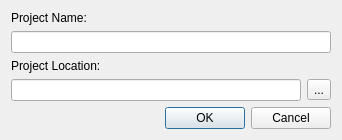
<?xml version="1.0" encoding="UTF-8"?>
<ui version="4.0">
 <class>ProjectWindow</class>
 <widget class="QDialog" name="ProjectWindow">
  <property name="windowModality">
   <enum>Qt::ApplicationModal</enum>
  </property>
  <property name="geometry">
   <rect>
    <x>0</x>
    <y>0</y>
    <width>342</width>
    <height>139</height>
   </rect>
  </property>
  <property name="windowTitle">
   <string>Dialog</string>
  </property>
  <property name="modal">
   <bool>true</bool>
  </property>
  <layout class="QVBoxLayout" name="verticalLayout">
   <item>
    <layout class="QVBoxLayout" name="verticalLayout_2">
     <item>
      <widget class="QLabel" name="label">
       <property name="text">
        <string>Project Name:</string>
       </property>
      </widget>
     </item>
     <item>
      <layout class="QHBoxLayout" name="horizontalLayout">
       <item>
        <widget class="QLineEdit" name="nameLineEdit"/>
       </item>
      </layout>
     </item>
    </layout>
   </item>
   <item>
    <layout class="QVBoxLayout" name="verticalLayout_3">
     <item>
      <widget class="QLabel" name="label_2">
       <property name="text">
        <string>Project Location:</string>
       </property>
      </widget>
     </item>
     <item>
      <layout class="QHBoxLayout" name="horizontalLayout_2">
       <item>
        <widget class="QLineEdit" name="locationLineEdit">
         <property name="readOnly">
          <bool>true</bool>
         </property>
        </widget>
       </item>
       <item>
        <widget class="QToolButton" name="selectLocationButton">
         <property name="text">
          <string>...</string>
         </property>
        </widget>
       </item>
      </layout>
     </item>
    </layout>
   </item>
   <item>
    <widget class="QDialogButtonBox" name="buttonBox">
     <property name="orientation">
      <enum>Qt::Horizontal</enum>
     </property>
     <property name="standardButtons">
      <set>QDialogButtonBox::Cancel|QDialogButtonBox::Ok</set>
     </property>
    </widget>
   </item>
  </layout>
 </widget>
 <resources/>
 <connections>
  <connection>
   <sender>buttonBox</sender>
   <signal>accepted()</signal>
   <receiver>ProjectWindow</receiver>
   <slot>accept()</slot>
   <hints>
    <hint type="sourcelabel">
     <x>236</x>
     <y>129</y>
    </hint>
    <hint type="destinationlabel">
     <x>157</x>
     <y>138</y>
    </hint>
   </hints>
  </connection>
  <connection>
   <sender>buttonBox</sender>
   <signal>rejected()</signal>
   <receiver>ProjectWindow</receiver>
   <slot>reject()</slot>
   <hints>
    <hint type="sourcelabel">
     <x>304</x>
     <y>129</y>
    </hint>
    <hint type="destinationlabel">
     <x>286</x>
     <y>138</y>
    </hint>
   </hints>
  </connection>
 </connections>
 <slots>
  <slot>onNameLineEdit_edited()</slot>
  <slot>onLocationButton_clicked()</slot>
 </slots>
</ui>
